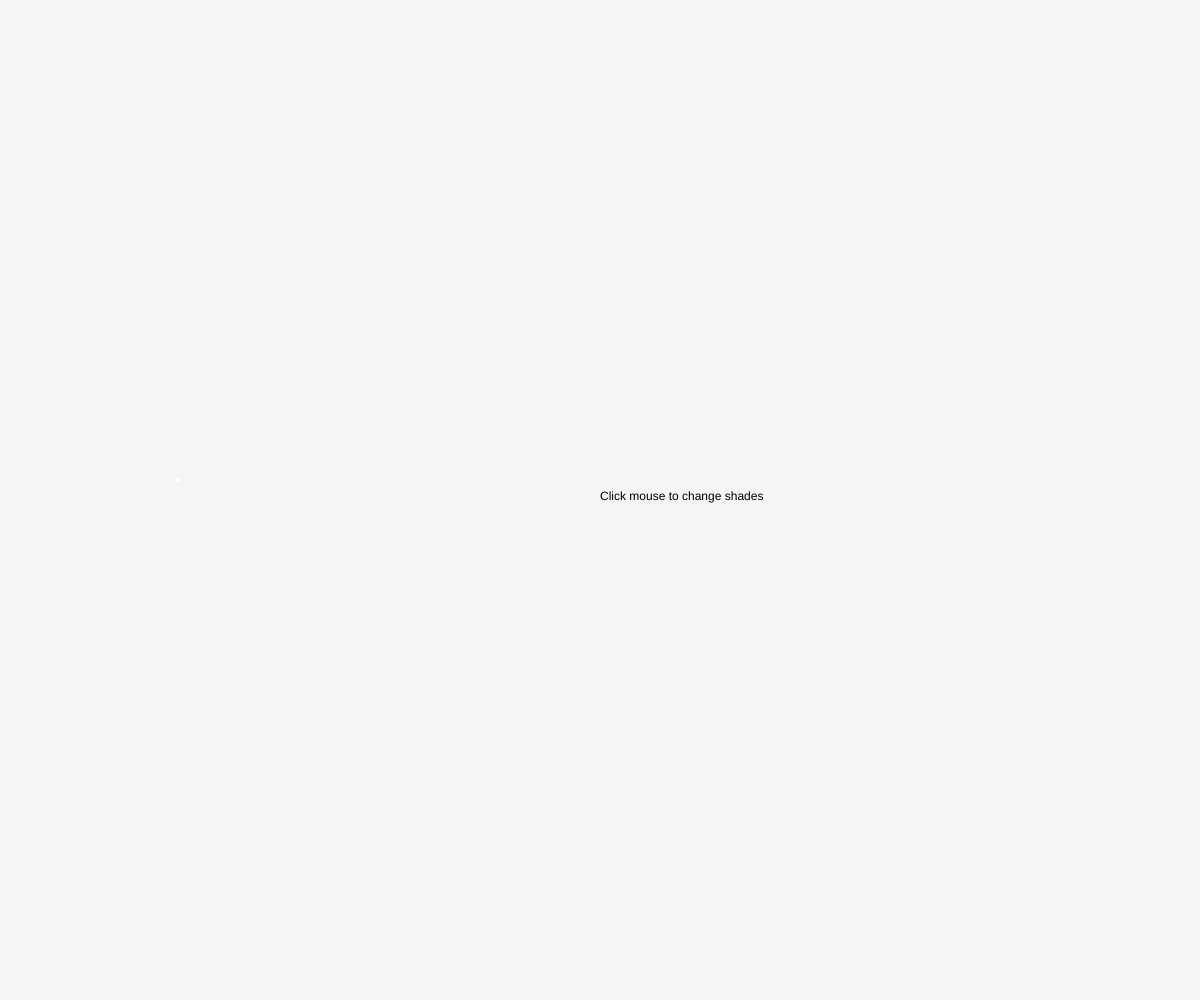
Frame 1 (no input)
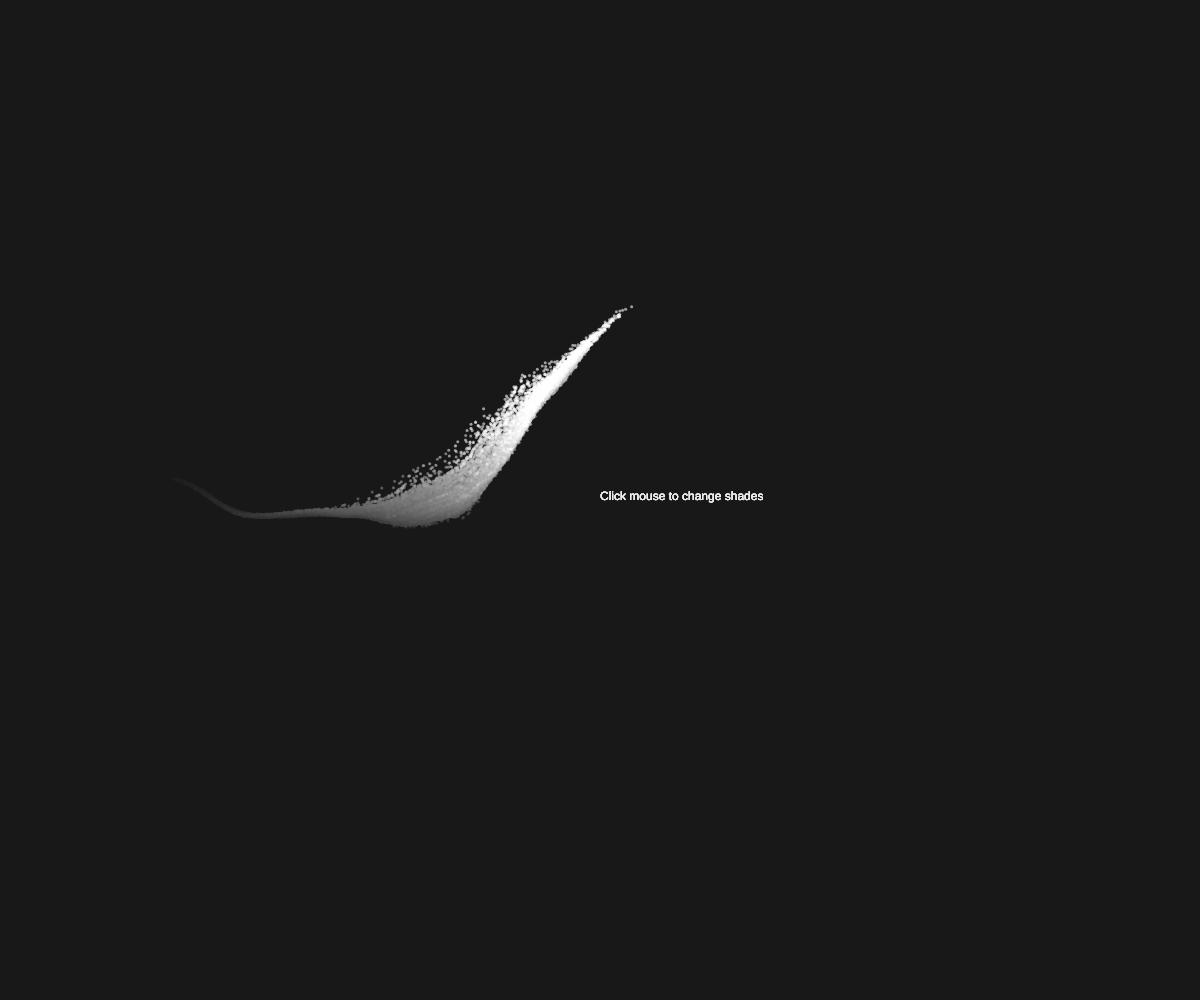
Frame 60 (no input)
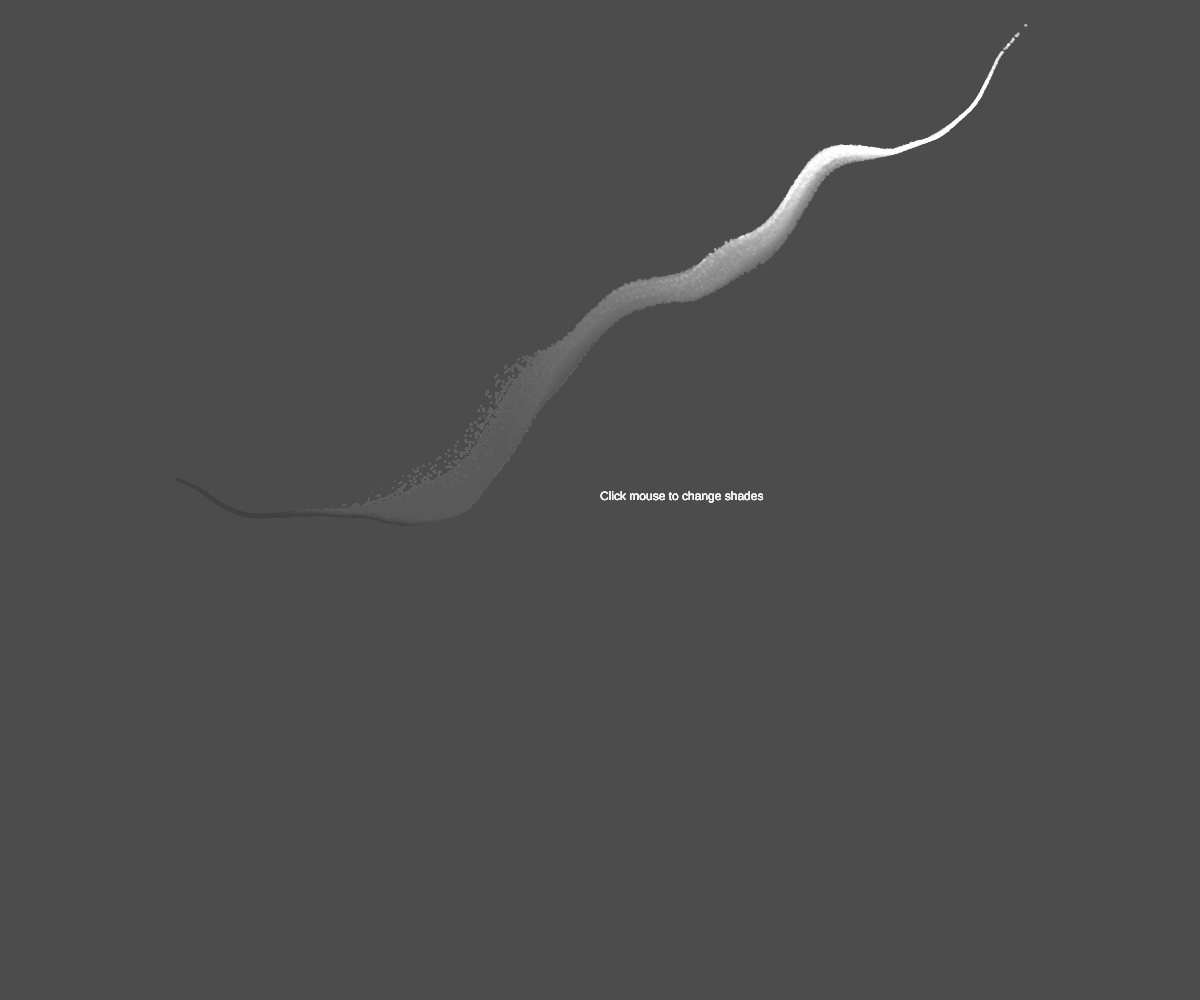
Frame 120 (the mouse pressed at the canvas centre since frame 60)

The p5.js sketch that drew these frames (run headless with seeded random() and noise() and a simulated clock; from frame 60 on, the mouse is pressed at the canvas centre):

// p5.js sketch
// ── sketch.js
/*
Layers of Time
By Yvonne Blackmore

A flow field of particles moving across the screen.
Clicking the mouse causes the background to change to a different grey shade, while the particles change to the opposite ratio of darker or lighter grey shade, creating shadow trails. 

References:
Flow field with interaction: https://editor.p5js.org/zhuanya28/sketches/NgIOGuc6J

*/

let num = 1000;

let noiseScale = 200;
let noiseStrength = 2;
let particles = [num];
let xoff;
let inc = 0.2; // For speed changes

let fillColour = 0; // For changing particle colour
let greyVal = 0; // Greyscale colour for background

function setup() {
  createCanvas(windowWidth, windowHeight);
  xoff = 0; // Offset
  noStroke();

  // Create vectors and particles
  for (let i = 0; i < num; i++) {
    let loc = createVector(200, height / 2); // Starting position
    let angle = 0;
    let dir = createVector(cos(angle), sin(angle));
    let speed = 10;
    particles[i] = new Particle(loc, dir, speed);
  }
}

function windowResized() {
  resizeCanvas(windowWidth, windowHeight);
}

function draw() {
 
  if (millis() <= 3000) {  // Instructions at start
    text("Click mouse to change shades", width / 2, height / 2);
  }
  else{
    text(" ");
}

  background(greyVal, 10); // some transparency

  fill(0, 10);
  noStroke();

  for (let i = 0; i < particles.length; i++) {
    particles[i].run();
    particles[i].updateSpeed();
  }
}

class Particle {
  constructor(loc, dir, speed) {
    this.loc = loc; // vector with (x,y) params
    this.dir = dir; // vector with (cos of angle, sin of angle) params
    this.speed = speed;
  }
  run() {
    this.move();
    this.checkEdges();
    this.update();
  }
  updateSpeed() {
    this.speed = map(300, 0, width, -5, 5) + random(-3, 3);
    xoff = xoff + inc; // Increase x position
  }

  move() {
    let angle =
      noise(
        this.loc.x / noiseScale,
        this.loc.y / noiseScale,
        frameCount / noiseScale
      ) *
      PI *
      noiseStrength; // Restrict angle around x axis

    let n = noise(
      this.loc.x * noiseScale,
      this.loc.y * noiseScale,
      frameCount * noiseScale * noiseStrength
    ); // changed last Scale to Strength but didn't make much difference

    this.dir.x = cos(angle);
    this.dir.y = sin(angle);
    let vel = this.dir.copy();
    let d = 3; // Direction: +ve = to right, -ve to left

    vel.mult(this.speed * d); //vel = vel * (speed * direction)
    this.loc.add(vel); // location = location + velocity
  }

  checkEdges() {
    // Restart at left edge if leaves screen

    if (
      this.loc.x < 0 ||
      this.loc.x > width ||
      this.loc.y < 0 ||
      this.loc.y > height
    ) {
      this.loc.x = 0; // Restarts at left
      this.loc.y = height / 2; // Restarts at centre screen height
    }
  }
  update() {
    //Draw particle: if background pale, make particle darker
    if (greyVal >= 150) {
      let newFill = 255 - greyVal;
      fill(newFill, 150);
    } else {
      fill(255, 150);
    }
    ellipse(this.loc.x, this.loc.y, 3);
  }
}

function mousePressed() {
  // Change greyscale value randomly
  greyVal = random(255);
  fillColour = 0;
}
